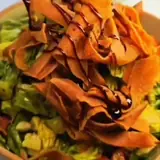
#> input picture assets/img/dish/fattoush-t.webp, 160 x 160 px
$ python logo_svg.py ../../assets/img/dish/fattoush-t.webp ../../assets/img/dish/fattoush.webp
#> lines starting #> are read from the running program, lines starting #| are printed output that depends on the picture
import numpy as np, potrace, sys
from PIL import Image
S=4
m=np.asarray(Image.open(sys.argv[1]))>127
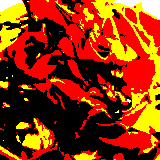
#> m: shape (160, 160, 3) bool; mean R, G, B 0.57, 0.201, 0.0217
#> (the run stopped early here; a loop or call above may not have finished)

$ run again, on assets/img/dish/latte-t.webp
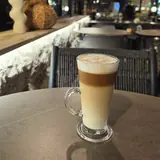
#> input picture assets/img/dish/latte-t.webp, 160 x 160 px
#> `m=np.asarray(Image.open(sys.argv[1]))>127`:
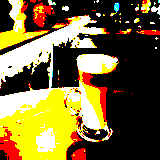
#> m: shape (160, 160, 3) bool; mean R, G, B 0.464, 0.4, 0.207
